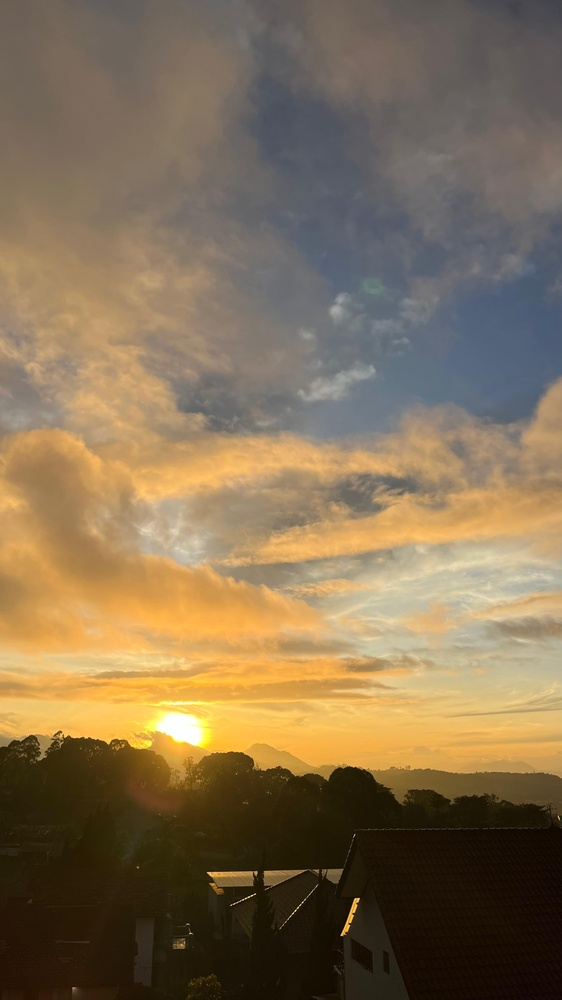
#> input picture foto1.jpg, 562 x 1000 px, shrunk from 2268 x 4032 before the run
$ python tugas.py
#> lines starting #> are read from the running program, lines starting #| are printed output that depends on the picture; after the words box and inside, x2 and y2 are one past the last pixel; in counts of white or black regions, pixels touching at a corner belong together
# Imports Pustaka
import cv2
from matplotlib import pyplot as plt
import numpy as np

# Loading Gambar
file = "foto1.jpg"
img = cv2.imread(file)
#> img is the input picture: shape (1000, 562, 3); mean B, G, R 82.8, 111.1, 130.8
img = cv2.cvtColor(img, cv2.COLOR_BGR2RGB)
plt.imshow(img)
plt.show()

# Konversi citra warna menjadi abu-abu
gray = cv2.cvtColor(img, cv2.COLOR_BGR2GRAY)
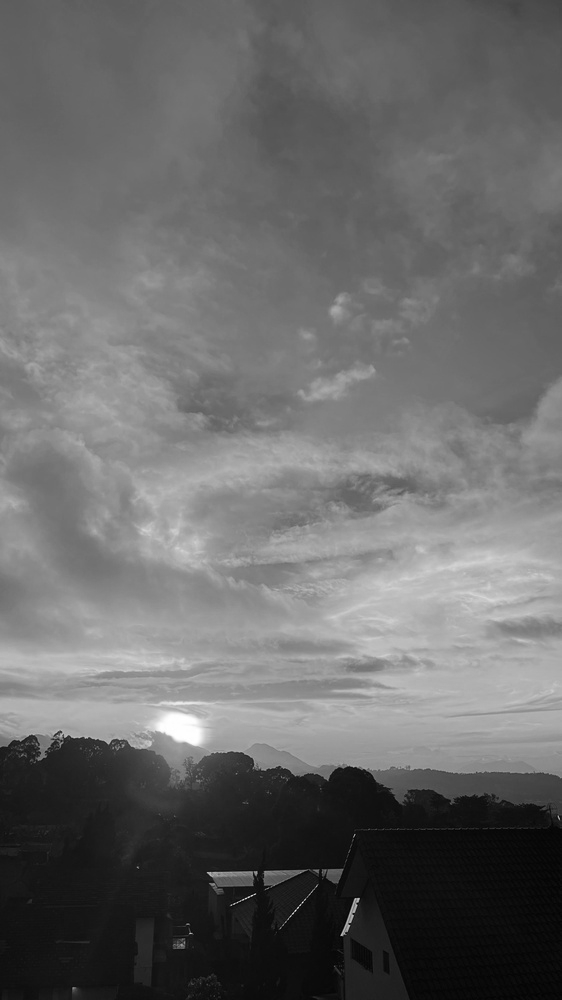
#> gray: shape (1000, 562); min 1, max 255, mean 104.9
thresh = cv2.adaptiveThreshold(
    gray, 255, cv2.ADAPTIVE_THRESH_GAUSSIAN_C, cv2.THRESH_BINARY_INV, 21, 5
)
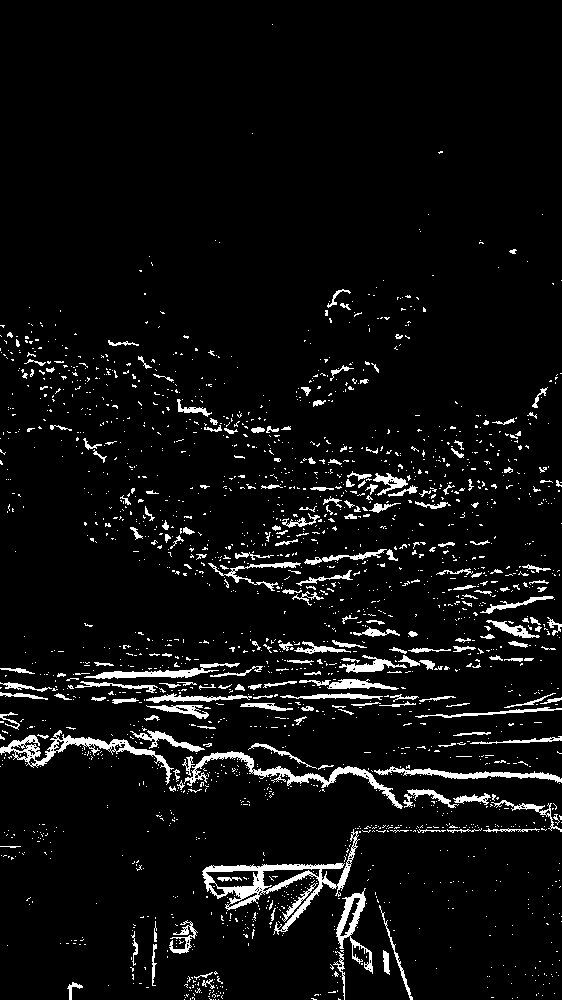
#> thresh: shape (1000, 562); 5.6% white; 2055 white regions (1834 under 20 px)

# Fungsi untuk menemukan kontur
contours, _ = cv2.findContours(thresh, cv2.RETR_TREE, cv2.CHAIN_APPROX_SIMPLE)
#> contours = 2333 contours, 2185 with area under 20; largest, box (x1, y1, x2, y2) and area: (202, 829, 360, 935) 3568, (0, 730, 174, 785) 1572, (184, 751, 403, 809) 1296, (336, 888, 373, 974) 900, (374, 766, 562, 783) 725
detected_contours = img.copy()
cv2.drawContours(detected_contours, contours, -1, (0, 255, 0), -1)
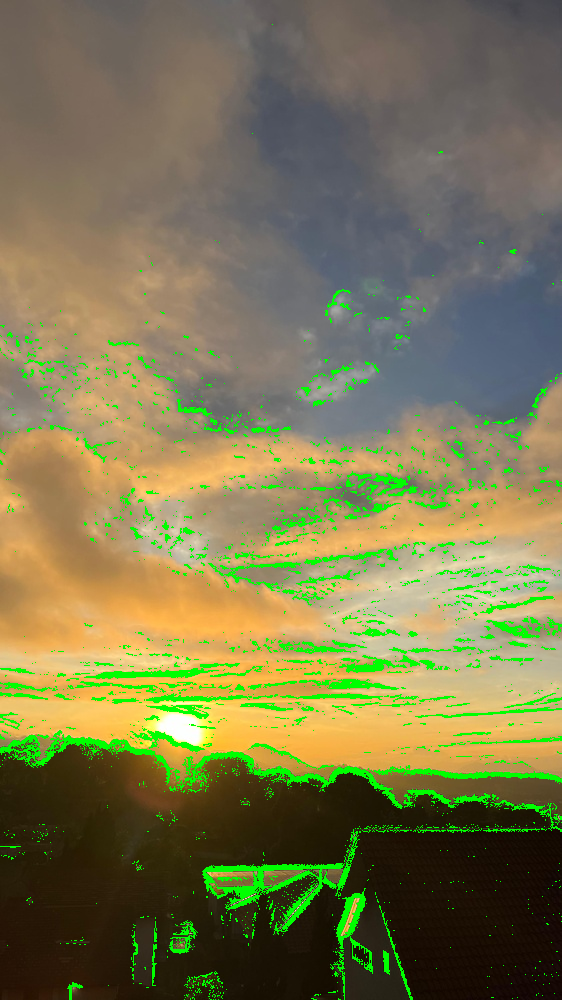
#> detected_contours: shape (1000, 562, 3); mean R, G, B 123, 119.1, 78.9
plt.imshow(detected_contours)
plt.title('Detected contours')
plt.show()

contours, _ = cv2.findContours(
    thresh, cv2.RETR_EXTERNAL, cv2.CHAIN_APPROX_SIMPLE
)
#> contours = 2044 contours, 1911 with area under 20; largest, box (x1, y1, x2, y2) and area: (202, 829, 360, 935) 3568, (0, 730, 174, 785) 1572, (184, 751, 403, 809) 1296, (336, 888, 373, 974) 900, (374, 766, 562, 783) 725

# Masking gambar
highlight = np.ones_like(img)
cv2.drawContours(highlight, contours, -1, (0, 200, 175), cv2.FILLED)
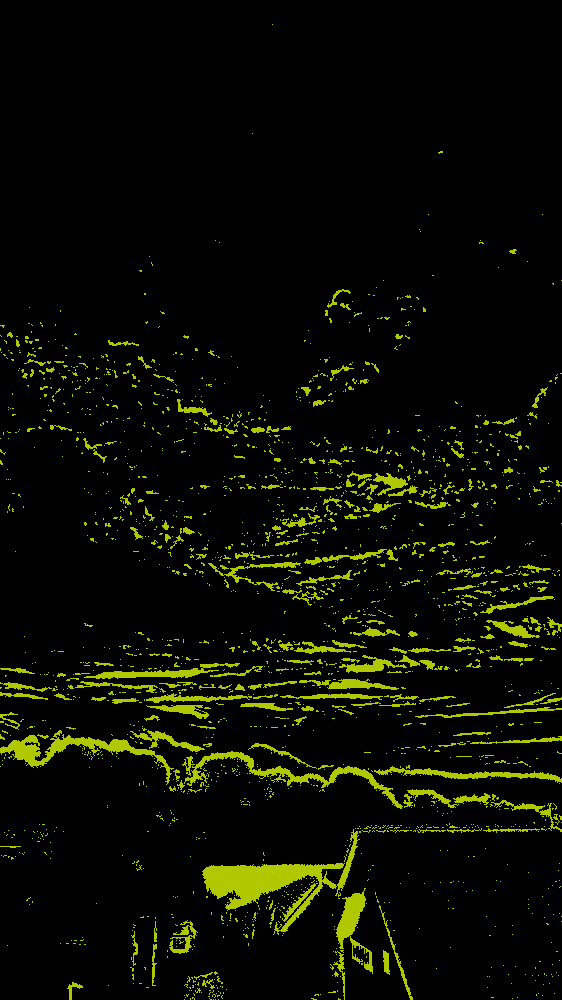
#> highlight: shape (1000, 562, 3); mean of channels 0, 1, 2 0.9, 13, 11.5; drawn as B, G, R
plt.imshow(highlight)
plt.title('Highlight contour with color')
plt.show()

# Penyamaran kembali atau ulang
mask = np.zeros_like(img)
cv2.drawContours(mask, contours, -1, (255, 255, 255), cv2.FILLED)
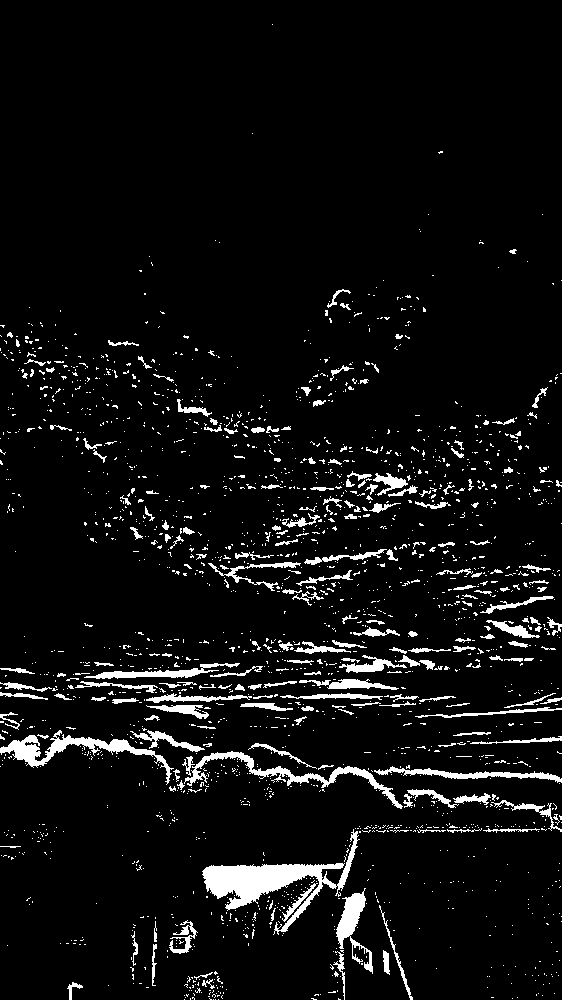
#> mask: shape (1000, 562, 3); 6% white; 2044 white regions (1824 under 20 px), largest, box (x1, y1, x2, y2) and area: (202, 829, 360, 935) 3973, (0, 730, 174, 785) 1893, (184, 751, 403, 809) 1671
foreground = cv2.bitwise_and(img, mask)
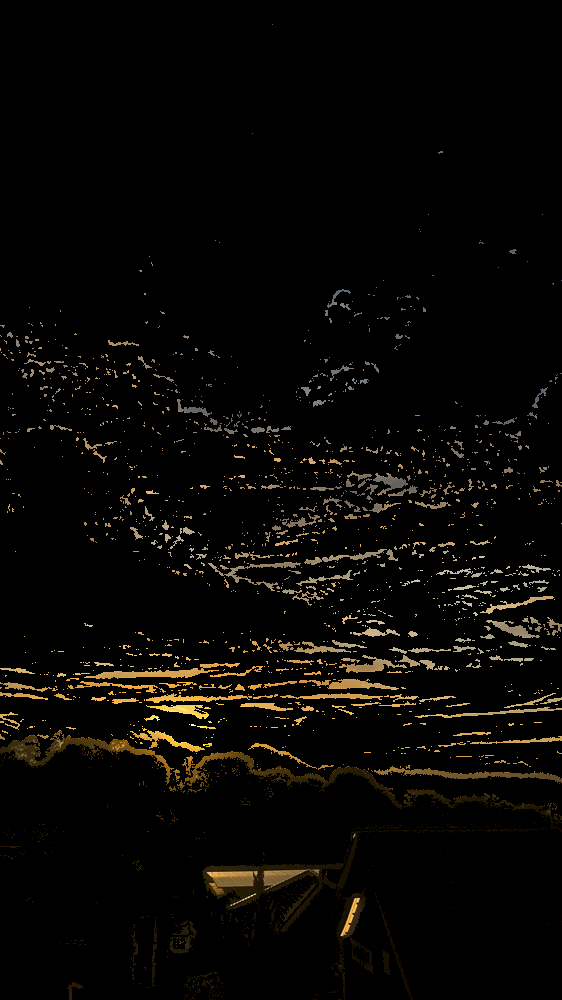
#> foreground: shape (1000, 562, 3); mean R, G, B 8.4, 6.8, 4.1

# Tepi
plt.imshow(foreground)
plt.title('Extract contours')
plt.show()

# --main-plot--
contours = {
    "Original": img,
    "Detected contours": detected_contours,
    "Color contours": highlight,
    "Extract contours": foreground
}

plt.subplots_adjust(wspace=.2, hspace=.2)
plt.tight_layout()

for i, (key, value) in enumerate(contours.items()):
    plt.subplot(2, 2, i + 1)
    plt.tick_params(labelbottom=False)
    plt.tick_params(labelleft=False)
    plt.title(key)
    plt.imshow(value)
#> this loop made 4 passes

plt.show()
''
